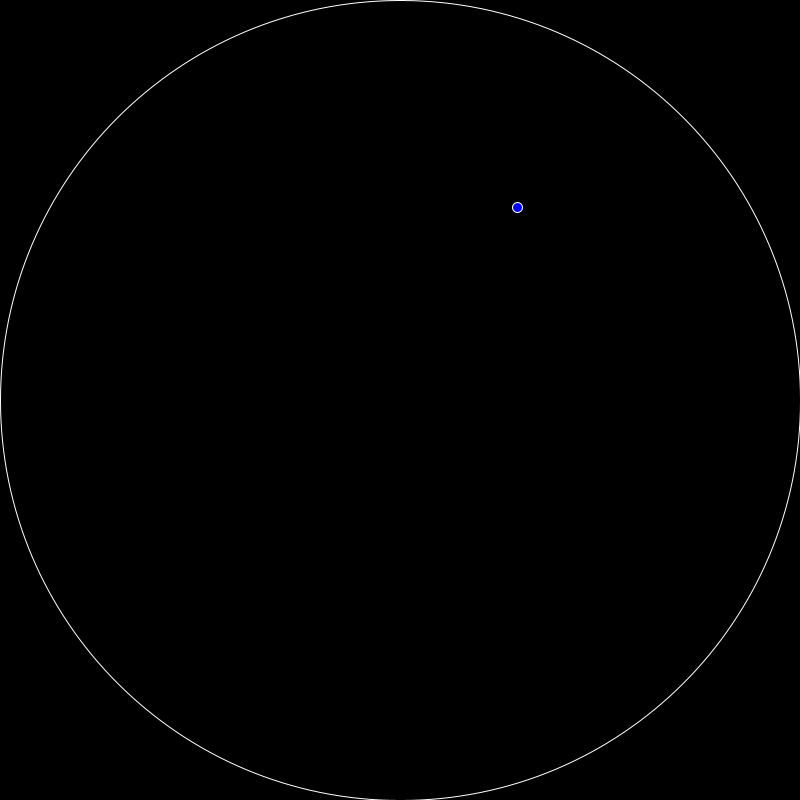
Frame 1 (no input)
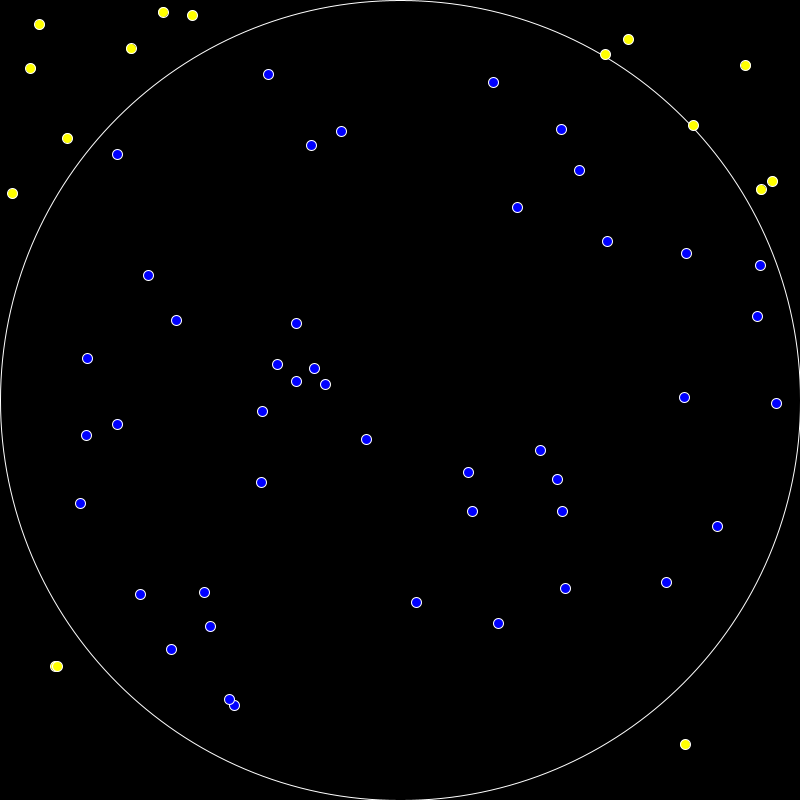
Frame 60 (the mouse pressed at the canvas centre just before this capture)
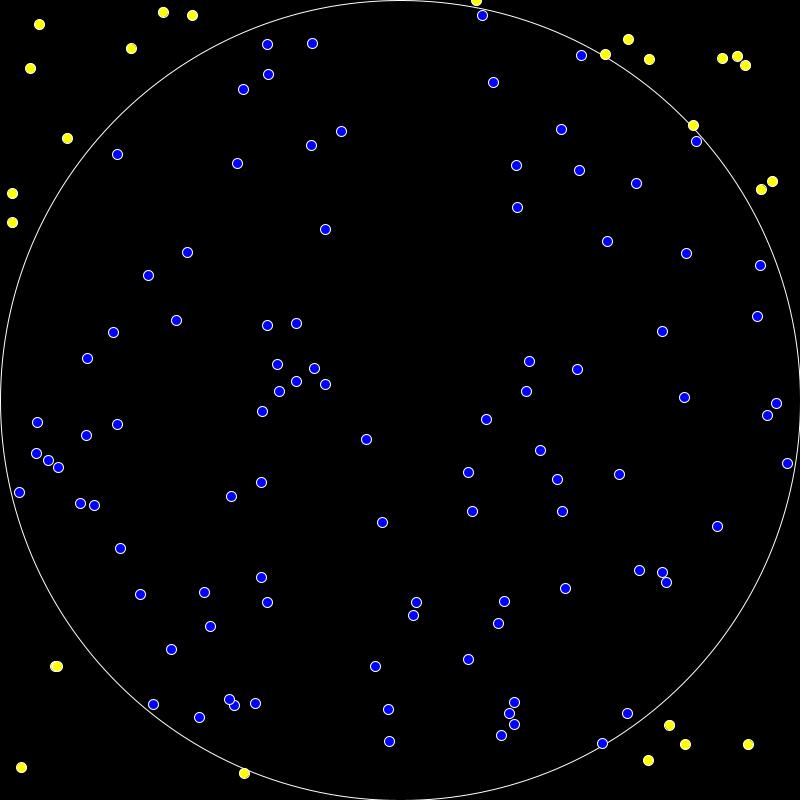
Frame 120 (the mouse held since frame 60 and released just before this capture)

The Processing sketch that drew these frames (run headless with seeded random() and noise(); from frame 60 on, the mouse is pressed at the canvas centre):

// Processing sketch: m5pi
// ── m5pi.pde
//    calculate pi = 3.141592
//    Doug Young Suh
//    Nov. 4 2019
//
//    Based on Monte-Carlo method
  long n,N = 10000;
  float x,y;
  long hit=0;  
void setup() {
  size(800, 800);  
  background(0);
  fill(0);
  stroke(255);
  circle(width/2,height/2,width);
  n = 0;
  frameRate(1000); 
  
}
void draw(){  
  if(++n<N){
    x = random(-1,1);         
    y = random(-1,1);
    if(x*x + y*y < 1.0) {
      hit++;
      unitcircle(x,y,color(0,0,255));
    }
    else 
      unitcircle(x,y,color(255,255,0));
  } else if(n == N){
    
      textSize(64);
      fill(255);
      text(hit/(float)N*4.0,width/2,height/2);
  }
}
void unitcircle(float x,float y,color c){
  fill(c);
  circle(width/2+x*width/2,height/2+y*height/2,10);
}
